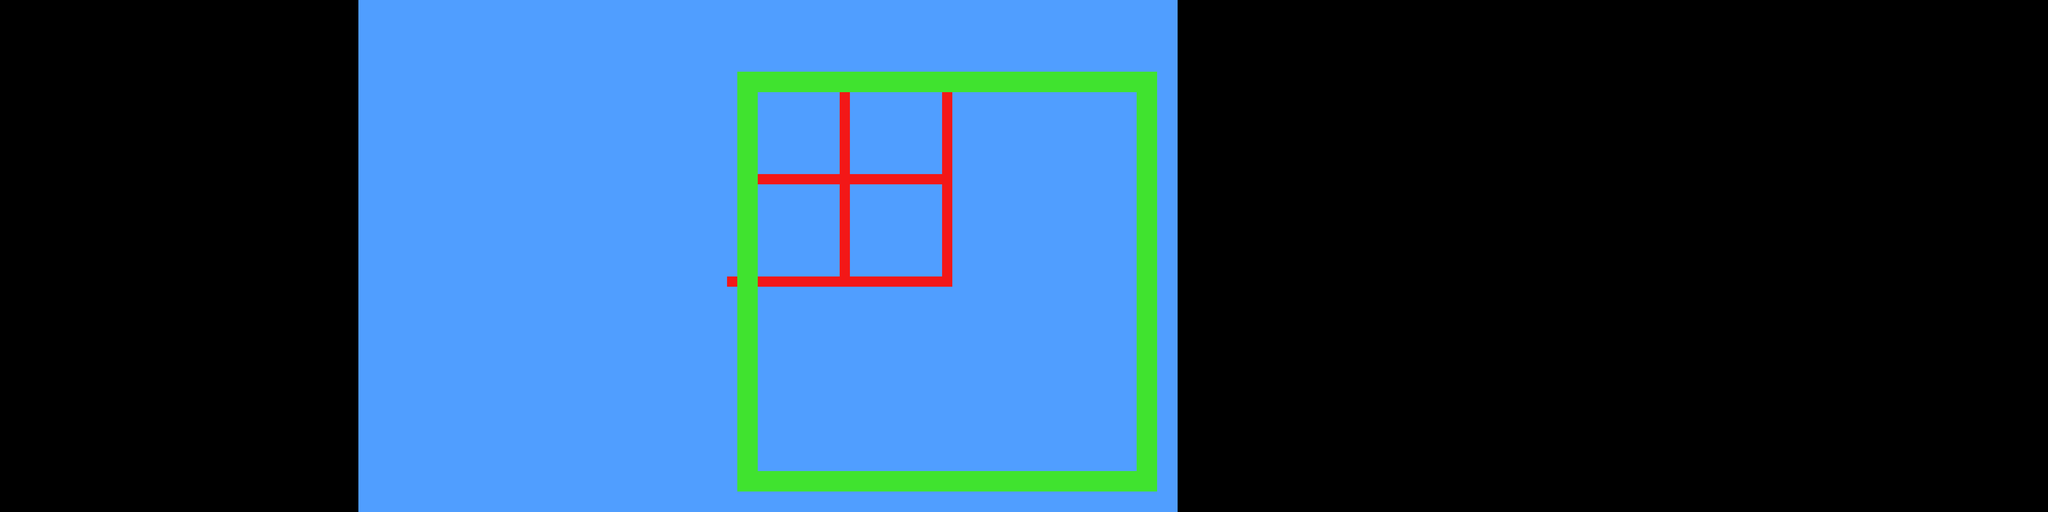

Tiled map render using the project's own tile images. Description and the map definition, with tile-layer contents summarised, below:
An orthogonal 200x50 tile map with 32x32 px tiles, 1 tile layer (Tile Layer 1) and 12 objects (4x floor, 4x coin, exit, bin, start, ...).

<map version="1.0" orientation="orthogonal" renderorder="right-down" width="200" height="50" tilewidth="32" tileheight="32" nextobjectid="13">
 <tileset firstgid="1" name="block_tileset" tilewidth="32" tileheight="32" tilecount="9" columns="3">
  <image source="../../images/block_tileset.png" width="96" height="96" />
 </tileset>
 <layer name="Tile Layer 1" width="200" height="50">
  <data>[10000 cells, 4000 non-empty, 3 distinct tile ids]</data>
 </layer>
 <objectgroup name="Exits">
  <object id="12" name="exit" x="1526" y="650" width="500" height="476">
   <properties>
    <property name="scale" type="int" value="4" />
   </properties>
  </object>
 </objectgroup>
 <objectgroup name="Bins">
  <object id="11" name="bin" x="5954" y="608" width="511" height="475">
   <properties>
    <property name="scale" type="int" value="4" />
   </properties>
  </object>
 </objectgroup>
 <objectgroup name="Floors">
  <object id="1" name="floor" x="2305" y="226" width="60" height="1309" />
  <object id="2" name="floor" x="2309" y="1475" width="1305" height="60" />
  <object id="3" name="floor" x="3553" y="227" width="61" height="1308" />
  <object id="4" name="floor" x="2306" y="226" width="1308" height="60" />
 </objectgroup>
 <objectgroup name="Locations">
  <object id="5" name="start" x="2315" y="870" width="35" height="33" />
 </objectgroup>
 <objectgroup name="Balls">
  <object id="6" name="ball" x="2712" y="786" width="25" height="26">
   <properties>
    <property name="notScalable" type="bool" value="false" />
   </properties>
  </object>
 </objectgroup>
 <objectgroup name="Coins">
  <object id="7" name="coin" x="2307" y="1507" width="26" height="27" />
  <object id="8" name="coin" x="2308" y="227.5" width="26" height="27" />
  <object id="9" name="coin" x="3586" y="228.5" width="26" height="27" />
  <object id="10" name="coin" x="3584" y="1505.5" width="26" height="27" />
 </objectgroup>
</map>
